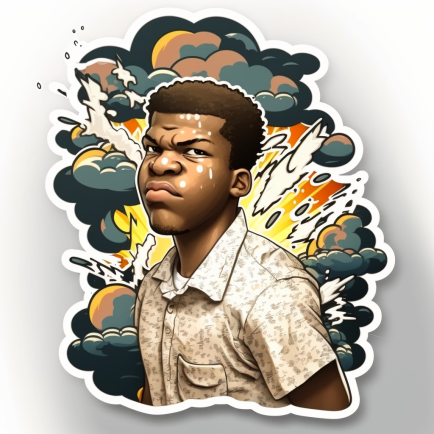
#> input picture Week_1/img/comic.png, 434 x 434 px
$ jupyter execute practice-2.ipynb
#> lines starting #> are read from the running program, lines starting #| are printed output that depends on the picture
[cell 1]
# import OpenCV library
import cv2

[cell 2]
# path
path = 'img/comic.png'

[cell 3]
# reading image in grayscale mode
img = cv2.imread(path, 0)
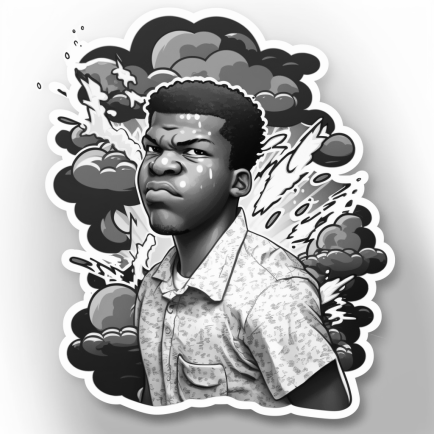
#> img: shape (434, 434); min 3, max 254, mean 174.1


$ run again, with Week_1/img/lagos.jpg saved as Week_1/img/comic.png
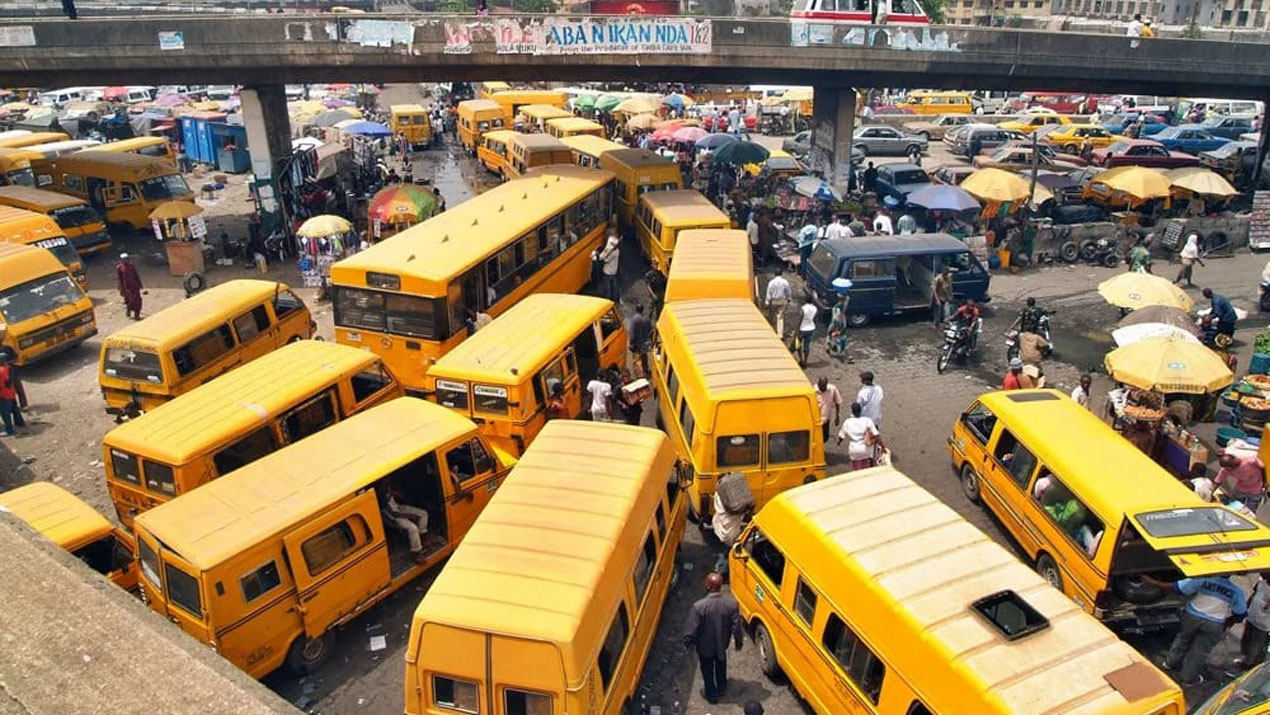
#> input picture Week_1/img/lagos.jpg, 1270 x 715 px
#> `img = cv2.imread(path, 0)`:
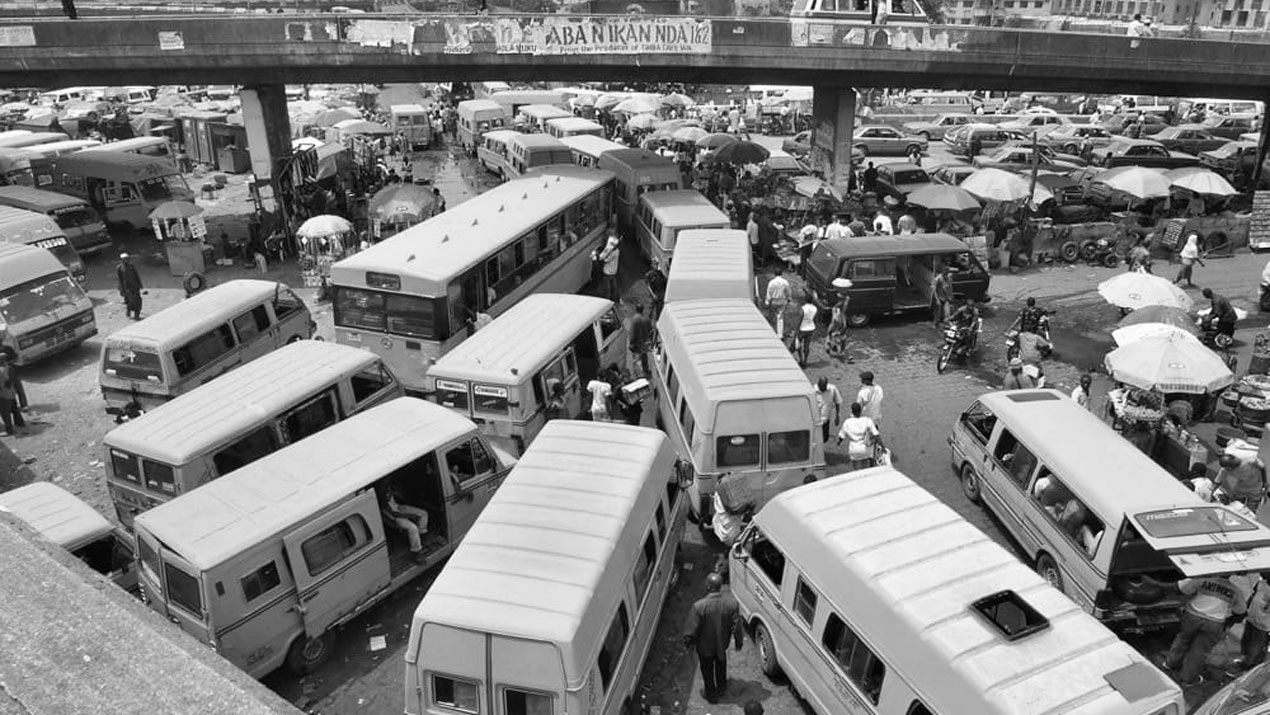
#> img: shape (715, 1270); min 0, max 255, mean 127
